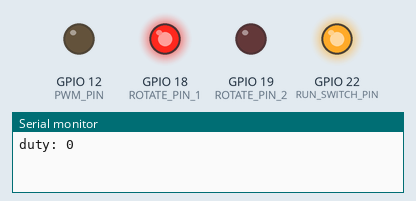
The program below on a simulated ESP32. Shown: output pins drawn as LEDs (lit = HIGH), the last lines printed to the serial monitor.

Above: at 0.05 s.
At 3.25 s:
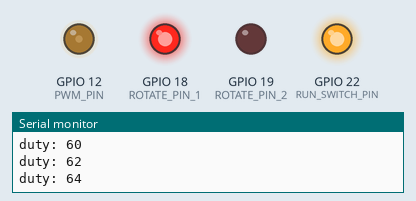
At 6.45 s:
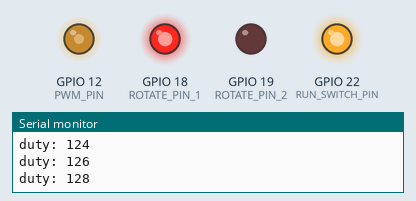
At 12.9 s:
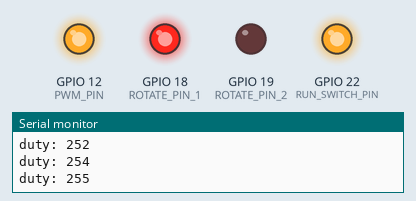
Timing chart, 0 to 14.4 s (numbered marks = the images above):
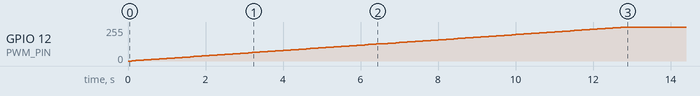

The program:

main.cpp
```cpp
#include <Arduino.h>

const int RUN_SWITCH_PIN = 22; // HIGHのときドライバRUN
// 10_CW 01_CCW 00_Brake
const int ROTATE_PIN_1 = 18;
const int ROTATE_PIN_2 = 19;
const int PWM_PIN = 12; // 速度制御(PWM)

// PWM関連
const int ledcChannel = 0;
const int freq = 20000;
const int bit = 8; // 8bit = 0~255

int duty = 0;
bool flag = false;
int count = 0;

void setup() {
  Serial.begin(115200); // シリアル通信開始

  // PinをOUTPUTに設定
  pinMode(RUN_SWITCH_PIN, OUTPUT);
  pinMode(ROTATE_PIN_1, OUTPUT);
  pinMode(ROTATE_PIN_2, OUTPUT);
  pinMode(PWM_PIN, OUTPUT);

  // PinをHIGHにする（CW方向に設定）
  digitalWrite(RUN_SWITCH_PIN, HIGH);
  digitalWrite(ROTATE_PIN_1, HIGH);
  digitalWrite(ROTATE_PIN_2, LOW);

  // PWMのピンを設定して割り当て
  ledcSetup(ledcChannel, freq, bit);
  ledcAttachPin(PWM_PIN, ledcChannel);
}

void loop() {
  Serial.print("duty: ");
  Serial.println(duty);

  ledcWrite(ledcChannel, duty);
  delay(100);
  duty += 2;
  count++;
  if (duty > 255) {
    duty = 255;
  }

  if (count > 1000) {
    duty = 0;
  }
}
```

Measured:
- by itself, GPIO 12 (PWM_PIN): moves from 0/255 to 255/255 over 12.7 s
